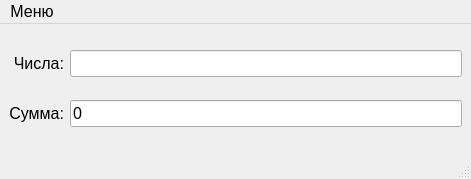
<?xml version="1.0" encoding="UTF-8"?>
<ui version="4.0">
 <class>MainWindow</class>
 <widget class="QMainWindow" name="MainWindow">
  <property name="geometry">
   <rect>
    <x>0</x>
    <y>0</y>
    <width>471</width>
    <height>179</height>
   </rect>
  </property>
  <property name="font">
   <font>
    <pointsize>12</pointsize>
   </font>
  </property>
  <property name="windowTitle">
   <string>Сумматор</string>
  </property>
  <widget class="QWidget" name="centralwidget">
   <layout class="QGridLayout" name="gridLayout">
    <item row="0" column="0">
     <widget class="QLabel" name="label">
      <property name="text">
       <string>Числа:</string>
      </property>
      <property name="alignment">
       <set>Qt::AlignRight|Qt::AlignTrailing|Qt::AlignVCenter</set>
      </property>
     </widget>
    </item>
    <item row="0" column="1">
     <widget class="QLineEdit" name="lineEdit"/>
    </item>
    <item row="1" column="0">
     <widget class="QLabel" name="label_2">
      <property name="text">
       <string>Сумма:</string>
      </property>
      <property name="alignment">
       <set>Qt::AlignRight|Qt::AlignTrailing|Qt::AlignVCenter</set>
      </property>
     </widget>
    </item>
    <item row="1" column="1">
     <widget class="QLineEdit" name="lineEdit_2">
      <property name="text">
       <string>0</string>
      </property>
      <property name="readOnly">
       <bool>true</bool>
      </property>
     </widget>
    </item>
   </layout>
  </widget>
  <widget class="QMenuBar" name="menubar">
   <property name="geometry">
    <rect>
     <x>0</x>
     <y>0</y>
     <width>471</width>
     <height>27</height>
    </rect>
   </property>
   <widget class="QMenu" name="menu">
    <property name="font">
     <font>
      <pointsize>12</pointsize>
     </font>
    </property>
    <property name="title">
     <string>Меню</string>
    </property>
    <addaction name="action_info"/>
    <addaction name="action_about"/>
    <addaction name="action_exit"/>
   </widget>
   <addaction name="menu"/>
  </widget>
  <widget class="QStatusBar" name="statusbar"/>
  <action name="action">
   <property name="text">
    <string>Об авторе</string>
   </property>
  </action>
  <action name="action_2">
   <property name="text">
    <string>Инструкция</string>
   </property>
  </action>
  <action name="action_exit">
   <property name="text">
    <string>Выход</string>
   </property>
   <property name="font">
    <font>
     <pointsize>12</pointsize>
    </font>
   </property>
  </action>
  <action name="action_about">
   <property name="text">
    <string>Об авторе</string>
   </property>
   <property name="font">
    <font>
     <pointsize>12</pointsize>
    </font>
   </property>
  </action>
  <action name="action_info">
   <property name="text">
    <string>Инструкция</string>
   </property>
   <property name="font">
    <font>
     <pointsize>12</pointsize>
    </font>
   </property>
  </action>
 </widget>
 <resources/>
 <connections/>
</ui>
